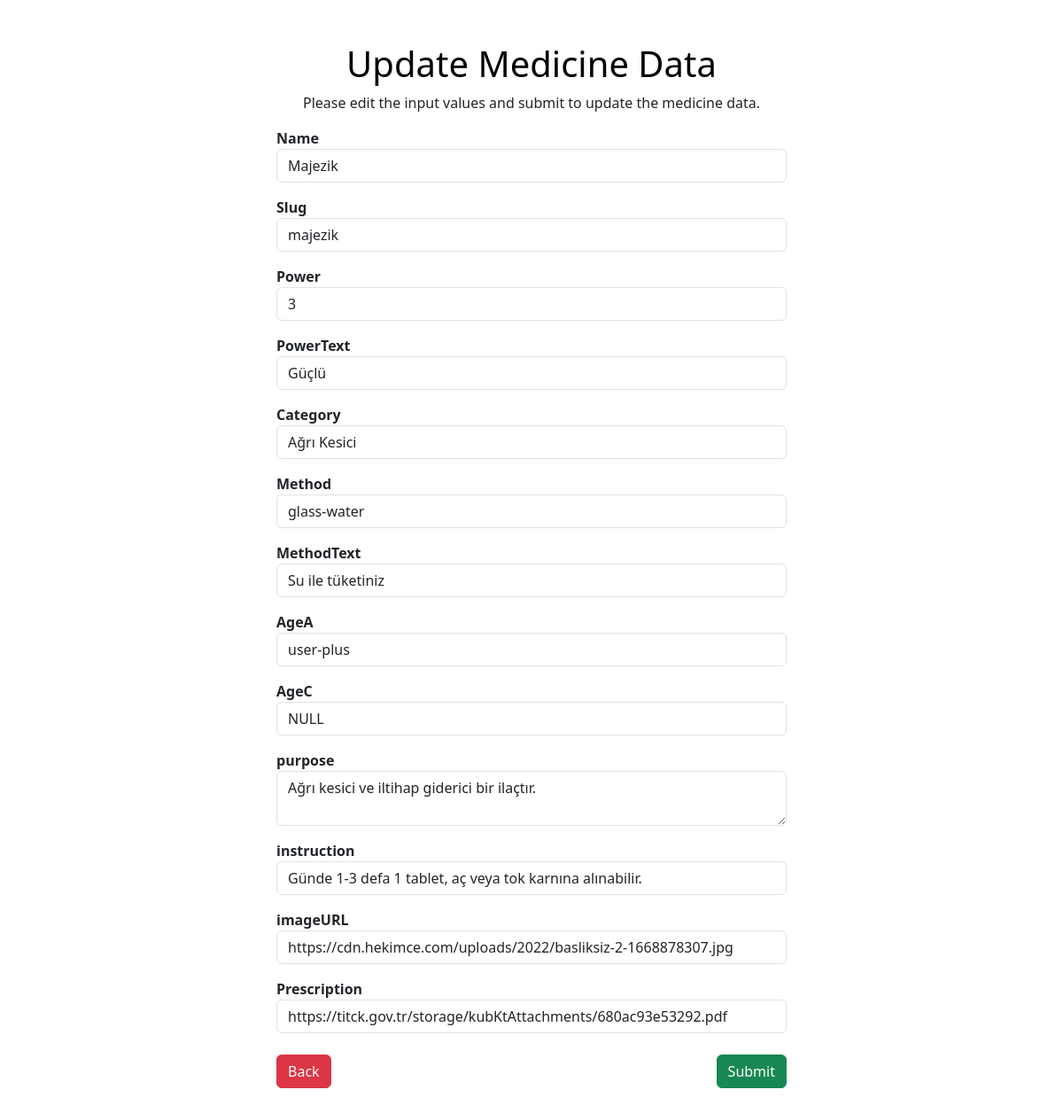
/pages/dashboard/update.php?id=2, run on the app's committed database.
### tables this page shows
CREATE TABLE `medicines` (
  `id` int(11) NOT NULL,
  `name` varchar(255) NOT NULL,
  `slug` varchar(255) NOT NULL,
  `power` int(11) NOT NULL,
  `powerText` varchar(255) NOT NULL,
  `category` varchar(255) NOT NULL,
  `method` varchar(255) NOT NULL,
  `methodText` varchar(255) NOT NULL,
  `ageA` varchar(255) NOT NULL,
  `ageC` varchar(255) DEFAULT NULL,
  `purpose` varchar(255) NOT NULL,
  `instruction` varchar(255) NOT NULL,
  `imageURL` varchar(255) NOT NULL,
  `prescription` varchar(255) NOT NULL
);

### pages/dashboard/update.php (the view, shortened to what this page needs)
<?php
require_once "/xampp/htdocs/Mediqly/config/config.php";
$name = $slug= $power = $powerText = $category = $method = $methodText = $ageA = $ageC = $purpose = $instruction = $imageURL = $prescription = "";
$name_err = $slug_err= $power_err = $powerText_err = $category_err = $method_err = $methodText_err = $ageA_err = $ageC_err = $purpose_err = $instruction_err = $imageURL_err = $prescription_err = "";
if(isset($_POST["id"]) && !empty($_POST["id"])){
    $id = $_POST["id"];
    $input_name = trim($_POST["name"]);
    if (empty($input_name)) {
        $name_err = "Please enter a name.";
    } elseif (!filter_var($input_name, FILTER_VALIDATE_REGEXP, array("options" => array("regexp" => "/^(?!\s*$).{1,}$/")))) {
        $name_err = "Please enter a valid name.";
    } else {
        $name = $input_name;
    }
    $input_slug = trim($_POST["slug"]);
    if (empty($input_slug)) {
        $slug_err = "Please enter a slug.";
    } elseif (!filter_var($input_slug, FILTER_VALIDATE_REGEXP, array("options" => array("regexp" => "/^(?!\s*$).{1,}$/")))) {
        $slug_err = "Please enter a valid slug.";
    } else {
        $slug = $input_slug;
    }
    $input_power = trim($_POST["power"]);
    if(empty($input_power)){
        $power_err = "Please enter a power.";
    } else{
        $power = $input_power;
    }
    $input_powerText = trim($_POST["powerText"]);
    if(empty($input_powerText)){
        $powerText_err = "Please enter a power text.";
    } else{
        $powerText = $input_powerText;
    }
     $input_category = trim($_POST["category"]);
     if(empty($input_category)){
         $category_err = "Please enter a category.";
     } else{
         $category = $input_category;
     }
     $input_method = trim($_POST["method"]);
     if(empty($input_method)){
         $method_err = "Please enter a method.";
     } else{
         $method = $input_method;
     }
     $input_ageA = trim($_POST["ageA"]);
     if(empty($input_ageA)){
         $ageA_err = "Please enter a ageA.";
     } else{
         $ageA = $input_ageA;
     }
     $input_ageC = trim($_POST["ageC"]);
     if(empty($input_ageC)){
         $ageC_err = "Please enter a ageC.";
     } else{
         $ageC = $input_ageC;
     }
    $input_purpose = trim($_POST["purpose"]);
    if(empty($input_purpose)){
        $purpose_err = "Please enter a purpose.";
    } else{
        $purpose = $input_purpose;
    }
    $input_instruction = trim($_POST["instruction"]);
    if(empty($input_instruction)){
        $instruction_err = "Please enter the instruction.";
    } else{
        $instruction = $input_instruction;
    }
    $input_imageURL = trim($_POST["imageURL"]);
    if(empty($input_imageURL)){
        $imageURL_err = "Please enter the imageURL.";
    } else{
        $imageURL = $input_imageURL;
    }
    $input_prescription = trim($_POST["prescription"]);
    if(empty($input_prescription)){
        $prescription_err = "Please enter the prescription.";
    } else{
        $prescription = $input_prescription;
    }
    if(empty($name_err) &&empty($slug_err) &&empty($power_err) && empty($powerText_err) && empty($category_err) && empty($method_err) && empty($ageA_err) && empty($ageC_err) && empty($purpose_err) && empty($instruction_err) && empty($imageURL_err) && empty($prescription_err)){
        $sql = "UPDATE medicines SET name=?, slug=?, power=?, powerText=?, category=?, method=?, ageA=?, ageC=?, purpose=?, instruction=?, imageURL=?, prescription=? WHERE id=?";
        if($stmt = mysqli_prepare($link, $sql)){
            mysqli_stmt_bind_param($stmt, "ssssssssssssi", $param_name , $param_slug, $param_power , $param_powerText , $param_category , $param_method , $param_ageA , $param_ageC , $param_purpose , $param_instruction , $param_imageURL , $param_prescription, $param_id);
            $param_name = $name;
            $param_slug = $slug;
            $param_power = $power;
            $param_powerText = $powerText;
            $param_category = $category;
            $param_method = $method;
            $param_methodText = $methodText;
            $param_ageA = $ageA;
            $param_ageC = $ageC;
            $param_purpose = $purpose;
            $param_instruction = $instruction;
            $param_imageURL=$imageURL;
            $param_prescription=$prescription;
            $param_id=$id;
            if(mysqli_stmt_execute($stmt)){
                header("location: index.php");
                exit();
            } else{
                echo "Oops! Something went wrong. Please try again later.";
            }
        }
        mysqli_stmt_close($stmt);
    }
    mysqli_close($link);
} else{
    if(isset($_GET["id"]) && !empty(trim($_GET["id"]))){
        $sql = "SELECT * FROM medicines WHERE id = ?";
        if($stmt = mysqli_prepare($link, $sql)){
            mysqli_stmt_bind_param($stmt, "i", $param_id);
            if(mysqli_stmt_execute($stmt)){
                $result = mysqli_stmt_get_result($stmt);
                if(mysqli_num_rows($result) == 1){
                    $row = mysqli_fetch_array($result, MYSQLI_ASSOC);
                    $name = $row["name"];
                    $slug = $row["slug"];
                    $power = $row["power"];
                    $powerText = $row["powerText"];
                    $category = $row["category"];
                    $method = $row["method"];
                    $methodText = $row["methodText"];
                    $ageA = $row["ageA"];
                    $ageC = $row["ageC"];
                    $purpose = $row["purpose"];
                    $instruction = $row["instruction"];
                    $imageURL = $row["imageURL"];
                    $prescription = $row["prescription"];
                } else{
                    header("location: error.php");
                    exit();
                }
            } else{
                echo "Oops! Something went wrong. Please try again later.";
            }
        }
    }  else{
        header("location: error.php");
        exit();
    }
}
?>
<!DOCTYPE html>
<html lang="en">
<head>
    <link rel="stylesheet" href="https://cdn.jsdelivr.net/npm/bootstrap@5.3.2/dist/css/bootstrap.min.css">
    <link rel="stylesheet" href="https://cdnjs.cloudflare.com/ajax/libs/font-awesome/6.4.2/css/all.min.css">
</head>
<body>
        <div class="wrapper">
            <div class="container-fluid">
                <div class="row">
                    <div class="col-md-12 mb-5">
                    <h2 class="mt-5 text-center text-black fs-1">Update Medicine Data</h2>
                    <p class="text-center">Please edit the input values and submit to update the medicine data.</p>
                    <form action="<?php echo htmlspecialchars(basename($_SERVER['REQUEST_URI'])); ?>" method="post">
                            <div class="form-group">
                                <label><b>Name</b></label>
                                <input type="text" name="name" class="form-control mb-3 <?php echo (!empty($name_err)) ? 'is-invalid' : ''; ?>" value="<?php echo $name; ?>">
                            </div>
                            <div class="form-group">
                                <label><b>Slug</b></label>
                                <input type="text" name="slug" class="form-control mb-3 <?php echo (!empty($slug_err)) ? 'is-invalid' : ''; ?>" value="<?php echo $slug; ?>">
                            </div>
                            <div class="form-group">
                                <label><b>Power</b></label>
                                <input type="text" name="power" class="form-control mb-3 <?php echo (!empty($power_err)) ? 'is-invalid' : ''; ?>" value="<?php echo $power; ?>">
                            </div>
                            <div class="form-group">
                                <label><b>PowerText</b> </label>
                                <input type="text" name="powerText" class="form-control mb-3 <?php echo (!empty($powerText_err)) ? 'is-invalid' : ''; ?>" value="<?php echo $powerText; ?>">
                            </div>
                            <div class="form-group">
                                <label><b>Category</b></label>
                                <input type="text" name="category" class="form-control mb-3 <?php echo (!empty($category_err)) ? 'is-invalid' : ''; ?>" value="<?php echo $category; ?>">
                            </div>
                            <div class="form-group">
                                <label><b>Method</b></label>
                                <input type="text" name="method" class="form-control mb-3 <?php echo (!empty($method_err)) ? 'is-invalid' : ''; ?>" value="<?php echo $method; ?>">
                            </div>
                            <div class="form-group">
                                <label><b>MethodText</b></label>
                                <input type="text" name="methodText" class="form-control mb-3 <?php echo (!empty($methodText_err)) ? 'is-invalid' : ''; ?>" value="<?php echo $methodText; ?>">
                            </div>
                            <div class="form-group">
                                <label><b>AgeA</b> </label>
                                <input type="text" name="ageA" class="form-control mb-3 <?php echo (!empty($ageA_err)) ? 'is-invalid' : ''; ?>" value="<?php echo $ageA; ?>">
                            </div>
                            <div class="form-group">
                                <label><b>AgeC</b> </label>
                                <input type="text" name="ageC" class="form-control mb-3 <?php echo (!empty($ageC_err)) ? 'is-invalid' : ''; ?>" value="<?php echo $ageC; ?>">
                            </div>
                            <div class="form-group">
                                <label><b>purpose</b></label>
                                <textarea name="purpose" class="form-control mb-3 <?php echo (!empty($purpose_err)) ? 'is-invalid' : ''; ?>"><?php echo $purpose; ?></textarea>
                            </div>
                            <div class="form-group">
                                <label><b>instruction</b></label>
                                <input type="text" name="instruction" class="form-control mb-3 <?php echo (!empty($instruction_err)) ? 'is-invalid' : ''; ?>" value="<?php echo $instruction; ?>">
                            </div>
                            <div class="form-group">
                                <label><b>imageURL</b></label>
                                <input type="text" name="imageURL" class="form-control mb-3 <?php echo (!empty($imageURL_err)) ? 'is-invalid' : ''; ?>" value="<?php echo $imageURL; ?>">
                            </div>
                            <div class="form-group">
                                <label><b>Prescription</b></label>
                                <input type="text" name="prescription" class="form-control mb-4 <?php echo (!empty($prescription_err)) ? 'is-invalid' : ''; ?>" value="<?php echo $prescription; ?>">
                            </div>
                            <div class="w-100 mt-3 d-flex justify-content-between">
                            <a href="index.php" class="btn btn-danger">Back</a>
                            <input type="submit" class="btn btn-success" value="Submit">
                            </div>
                        </form>
                    </div>
                </div>
            </div>
        </div>
    </body>
</html>

### pages/dashboard/update.php (style rules this page uses)
.wrapper { width: 600px; margin: 0 auto; }

### data on the page
medicines: name "Majezik", slug "majezik", power "3", powerText "Güçlü", category "Ağrı Kesici", method "glass-water", methodText "Su ile tüketiniz", ageA "user-plus", ageC "NULL", purpose "Ağrı kesici ve iltihap giderici bir ilaçtır.", instruction "Günde 1-3 defa 1 tablet, aç veya tok karnına alınabilir.", imageURL "https://cdn.hekimce.com/uploads/2022/basliksiz-2-1668878307.jpg", prescription "https://titck.gov.tr/storage/kubKtAttachments/680ac93e53292.pdf"
